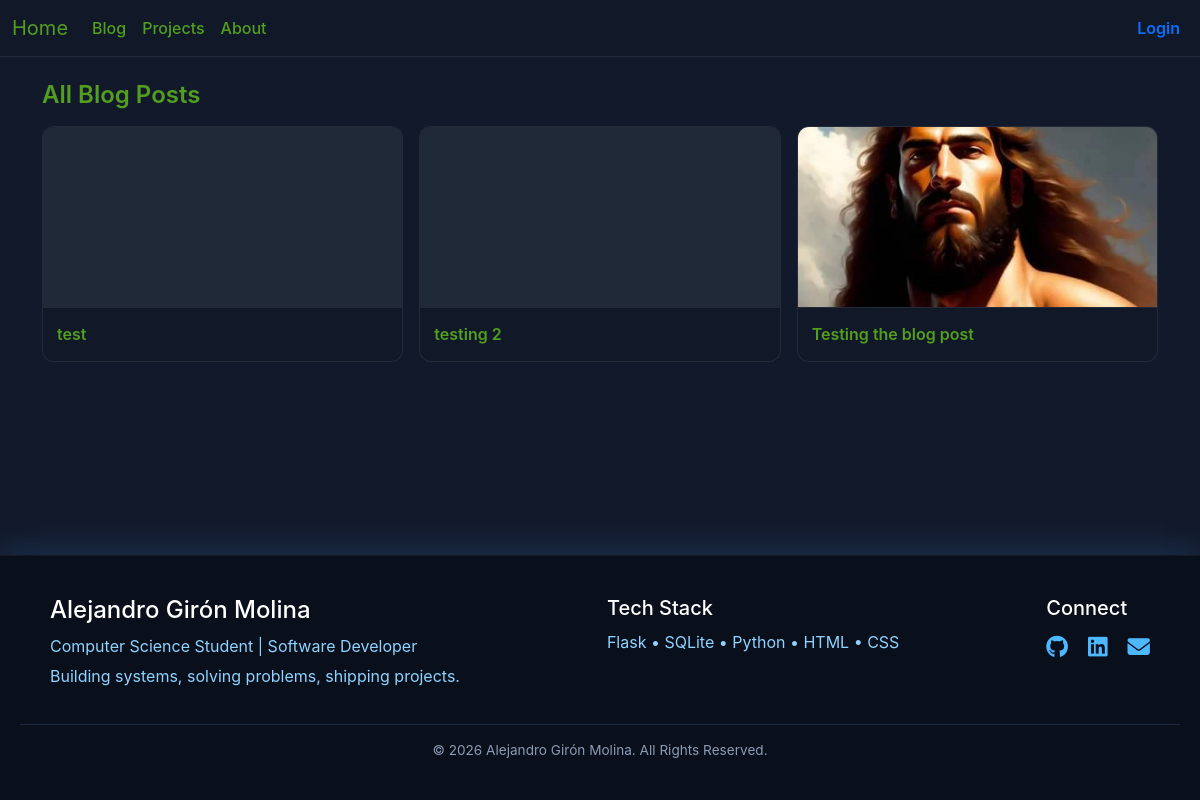
/blog, run on an earlier commit of the app's database.
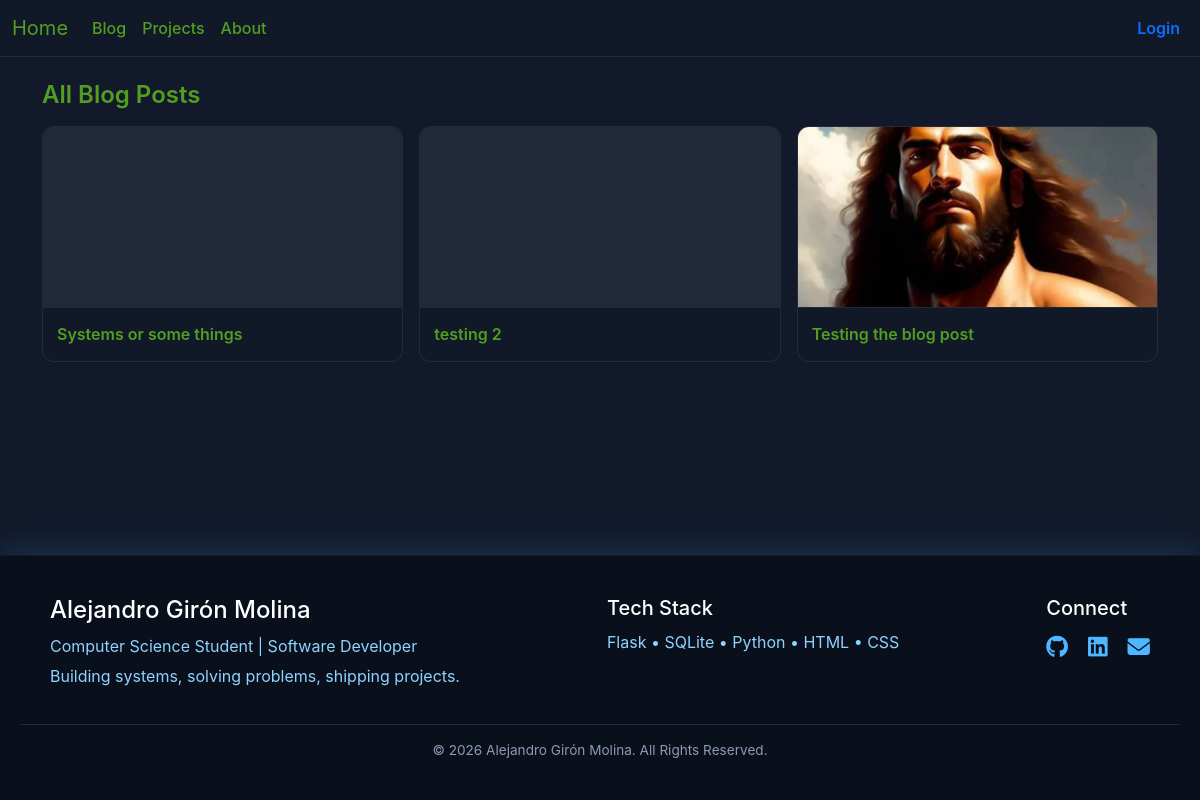
And on a later commit of the database.
### blog.py (models this page shows)
class Post(db.Model):
    id = db.Column(db.Integer, primary_key=True)
    title = db.Column(db.String(150), nullable=False)
    body_markdown = db.Column(db.Text, nullable=False)
    thumbnail = db.Column(db.String(200), nullable=True)
    is_featured = db.Column(db.Boolean, default=False, nullable=False)
    created_at = db.Column(db.DateTime, default=datetime.utcnow, nullable=False)
    updated_at = db.Column(db.DateTime, default=datetime.utcnow, onupdate=datetime.utcnow, nullable=False)
    author_id = db.Column(db.Integer, db.ForeignKey("user.id"), nullable=False)

### blog.py (the view)
@app.route("/blog")
def blog_list():
    posts = Post.query.order_by(Post.created_at.desc()).all()
    return render_template("blog_list.html", posts=posts)

### Templates/blog_list.html (shortened to what this page needs)
{% extends "base.html" %}
{% block content %}
<div class="container mt-4">
  <h2 class="mb-3">All Blog Posts</h2>
  <div class="row g-3">
    {% for post in posts %}
      <div class="col-12 col-sm-6 col-lg-4">
        <a class="tile-card" href="{{ url_for('view_post', post_id=post.id) }}">
          {% if post.thumbnail %}
            <img class="tile-thumb"
                 src="{{ url_for('static', filename='uploads/' + post.thumbnail) }}"
                 alt="thumbnail">
          {% else %}
            <div class="tile-thumb"></div>
          {% endif %}
          <div class="tile-footer">
            <p class="tile-title">{{ post.title }}</p>
          </div>
        </a>
      </div>
    {% endfor %}
  </div>
</div>
{% endblock %}

### Templates/base.html (shortened to what this page needs)
<!DOCTYPE html>
<html>
<head>
    <link href="https://cdn.jsdelivr.net/npm/bootstrap@5.3.3/dist/css/bootstrap.min.css"
    rel="stylesheet"
>
    <link rel="stylesheet"
    href="https://cdnjs.cloudflare.com/ajax/libs/font-awesome/6.5.2/css/all.min.css">
    <link rel="stylesheet" href="{{ url_for('static', filename='css/styles.css') }}">
</head>
<body>
<div class="page-wrapper">
  <nav class="navbar navbar-expand-lg bg-body-tertiary">
      <div class="container-fluid">
        <a class="navbar-brand" href="/">Home</a>
        <div class="collapse navbar-collapse" id="navbarNav">
          <ul class="navbar-nav">
            <li class="nav-item">
              <a class="nav-link" href="{{ url_for('blog_list') }}">Blog</a>
            </li>
            <li class="nav-item">
              <a class="nav-link" href="{{ url_for('projects') }}">Projects</a>
            </li>
            <li class="nav-item">
              <a class="nav-link" href="{{ url_for('about') }}">About</a>
            </li>
          </ul>
          <ul class="navbar-nav ms-auto">
            <li class="nav-item">
              {% if current_user.is_authenticated %}
                <a class="nav-link text-primary fw-semibold"
                   href="{{ url_for('logout') }}">Logout</a>
              {% else %}
                <a class="nav-link text-primary fw-semibold"
                   href="{{ url_for('login') }}">Login</a>
              {% endif %}
            </li>
          </ul>
        </div>
      </div>
  </nav>
  <main class="page-main">
    {% block content %}
    {% endblock %}
  </main>
  <footer class="site-footer">
    <div class="footer-container">
      <div class="footer-section">
        <h4>Alejandro Girón Molina</h4>
        <p>Computer Science Student | Software Developer</p>
        <p>Building systems, solving problems, shipping projects.</p>
      </div>
      <div class="footer-section">
        <h5>Tech Stack</h5>
        <p>Flask • SQLite • Python • HTML • CSS</p>
      </div>
      <div class="footer-section">
        <h5>Connect</h5>
        <div class="footer-icons">
          <a href="https://github.com/Girolex" target="_blank" aria-label="GitHub">
            <i class="fab fa-github"></i>
          </a>
          <a href="https://www.linkedin.com/in/alejandro-giron-580b22327/" target="_blank" aria-label="LinkedIn">
            <i class="fab fa-linkedin"></i>
          </a>
          <a href="mailto:your@email.com" aria-label="Email">
            <i class="fas fa-envelope"></i>
          </a>
        </div>
      </div>
    </div>
    <div class="footer-bottom">
      © 2026 Alejandro Girón Molina. All Rights Reserved.
    </div>
  </footer>
</div>
</body>
</html>

### static/css/styles.css (style rules this page uses)
:root { --bg: #12192b; --panel: #111827; --border: rgba(255,255,255,0.08); --text: #529e20; --muted: #8fd3ff; --accent: #2563eb; }
body { background-color: var(--bg); color: var(--text); font-family: 'Inter', sans-serif; }
.navbar { background-color: var(--panel) !important; border-bottom: 1px solid var(--border); }
.navbar-nav .nav-link { color: var(--text); font-weight: 500; }
.navbar .navbar-brand { color: var(--text) !important; }
a { color: var(--accent); text-decoration: none; }
.tile-card { background-color: var(--panel); border: 1px solid var(--border); border-radius: 12px; overflow: hidden; text-decoration: none; display: block; transition: all 0.18s ease; }
.tile-thumb { width: 100%; height: 180px; object-fit: cover; display: block; background: #1f2937; }
.tile-footer { padding: 14px; border-top: 1px solid var(--border); }
.tile-title { margin: 0; font-size: 1rem; font-weight: 600; color: var(--text); }
h2 { font-weight: 600; font-size: 1.5rem; }
p { font-size: 1rem; line-height: 1.6; }
.site-footer { background-color: #0a0f1c; color: #8fd3ff; padding: 40px 20px; margin-top: 60px; position: relative; border-top: 1px solid rgba(74, 79, 82, 0.15); box-shadow: 0 -10px 25px rgba(77, 184, 255, 0.12); }
.footer-container { max-width: 1100px; margin: 0 auto; display: flex; justify-content: space-between; flex-wrap: wrap; gap: 30px; }
.footer-section h4, .footer-section h5 { margin-bottom: 10px; color: #ffffff; }
.footer-section p { margin: 4px 0; }
.footer-section a { color: #4db8ff; text-decoration: none; }
.footer-bottom { text-align: center; margin-top: 30px; padding-top: 15px; border-top: 1px solid #1f2a44; font-size: 0.85rem; color: #8c9bb3; }
html, body { height: 100%; margin: 0; }
.page-wrapper { min-height: 100vh; display: flex; flex-direction: column; }
.page-main { flex: 1; display: block; }
.footer-icons { display: flex; gap: 20px; margin-top: 10px; }
.footer-icons a { font-size: 1.4rem; color: #4db8ff; transition: all 0.25s ease; }

What changed in the data, as far as the page shows it:
removed Post: title "test"
added Post: title "Systems or some things"
